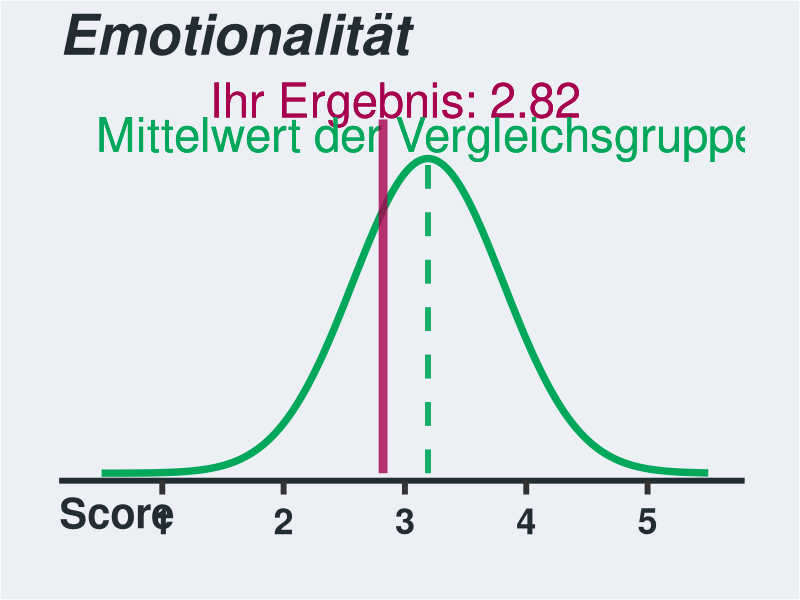

R code for this plot:
library(ggplot2)
library(tidyverse)

mean <- 3.19
sd <- 0.62
xintercept <- 2.82
y <- dnorm(mean, mean, sd)
y

perc_10 <- qnorm(0.1, mean, sd)
perc_90 <- qnorm(0.9, mean, sd)
perc_10
perc_90

insert_minor <- function(major_labs, n_minor) {labs <-
  c( sapply( major_labs, function(x) c(x, rep("", 4) ) ) )
labs[1:(length(labs)-n_minor)]}

ggplot(data = data.frame(x = c(0, 6)), aes(x)) +
        stat_function(fun = dnorm, n = 1126, args = list(mean = mean, sd = sd), size = 2.5, color = "#01A75A") +
        #geom_vline(aes(xintercept = mean)) +
        #geom_vline(aes(xintercept = xintercept), color = "#A7004E", size = 2) +
  geom_segment(aes(x = mean, xend = mean, y = 0, yend = y), linetype = "dashed", color = "#01A75A", size = 2, alpha = 0.7) +
  scale_x_continuous(expand = c(0.05, 0.1, 0.05, 0.05), limits = c(0.5, 5.5),
                     breaks = seq(1, 5, by = 1)) +
  scale_y_continuous(expand = c(0.02, 0, 0, 0.05)) +
  theme_classic() +
  theme(axis.line.x = element_line(size = 2, color = "#222D32"),
        axis.line.y = element_blank(),
        axis.text.x = element_text(size = 26, margin = margin(10, 0, 0, 0, "pt"), face = "bold", color = "#222D32"),
        axis.text.y = element_blank(),
        axis.title.x = element_text(size = 30, face = "bold", color = "#222D32",
                                    hjust = -0.0, vjust = 5.8
                                    ),
        axis.title.y = element_blank(),
        axis.ticks.length.x = grid::unit(10, "pt"),
        axis.ticks.x = element_line(size = 2),
        axis.ticks.y = element_blank(),
        plot.margin = margin(10, 40, 10, 40, "pt"),
        plot.title = element_text(size = 40, face = "bold.italic", color = "#222D32"),
        panel.background = element_rect(fill = "#ECF0F5"),
        plot.background = element_rect(fill = "#ECF0F5")
        ) +
  geom_text(aes(x = xintercept+0.1, y = y+0.12, label = paste0("Ihr Ergebnis: ", xintercept)),
            size = 12, color = "#A7004E", ) +
  geom_text(aes(x = mean, y = y+0.05, label = "Mittelwert der Vergleichsgruppe"),
            size = 12, color = "#01A75A", ) +
  annotate("segment", x = xintercept, xend = xintercept, y = 0, yend = y+0.08,
           color = "#A7004E", size = 3, alpha = 0.8) +
  xlab("Score") +
  ggtitle("Emotionalität")



## Pseudo Box Plot
comparison_study <- read.csv("Student_Sample_mean_sd_n1126.csv")
comparison_study$factor <- factor(comparison_study$factor, levels = c("Ehrlichkeit - Demut", "Emotionalität",
                                                                      "Extraversion", "Verträglichkeit",
                                                                      "Gewissenhaftigkeit", "Offenheit für Erfahrungen",
                                                                      "Altruism"))
comparison_study_percentile <- comparison_study %>%
                                mutate(perc_10 = qnorm(0.1, mean = total_mean_self, sd = total_sd_self),
                                       perc_90 = qnorm(0.9, mean = total_mean_self, sd = total_sd_self))

#perc_10 <- qnorm(0.1, mean, sd)
#perc_90 <- qnorm(0.9, mean, sd)

#df_rect <- data.frame(x = c(perc_10, perc_10, perc_90, perc_90))

box_plot <- ggplot(comparison_study_percentile) +
  geom_rect(aes(xmin = perc_10, xmax = perc_90, ymin = 0, ymax = 0.3), fill = "#B6E5CF",  alpha = 0.9) +
  geom_segment(aes(x = total_mean_self, xend = total_mean_self, y = 0, yend = 0.3), linetype = "solid",
               color = "#01A75A", size = 2, alpha = 0.7) +
  geom_point(aes(x = xintercept, y = 0.15), color = "#A7004E", size = 10) +
  facet_wrap(~factor, strip.position = "left", ncol = 1) +
  scale_x_continuous(limits = c(1, 5), position = "top",
                     breaks = seq(1, 5, by = 1)) +
  scale_y_continuous(expand = c(0, 0), limits = c(0, 0.3)) +
  theme_classic() +
    theme(axis.line.x = element_blank(),
          axis.line.y = element_blank(),
          axis.text.x = element_text(size = 22, margin = margin(10, 0, 0, 0, "pt"), face = "bold", color = "#222D32"),
          axis.text.y = element_blank(),
          axis.title.x = element_blank(),#element_text(size = 30, face = "bold", color = "#222D32",
                                      #hjust = -0.0, vjust = 5.8
          #),
          axis.title.y = element_blank(),
          axis.ticks.length.x = grid::unit(10, "pt"),
          axis.ticks.x = element_blank(),
          axis.ticks.y = element_blank(),
          plot.margin = margin(10, 40, 10, 40, "pt"),
          plot.title = element_text(size = 40, face = "bold.italic", color = "#222D32"),
          panel.background = element_rect(fill = "#ECF0F5"),
          plot.background = element_rect(fill = "#ECF0F5"),
          panel.grid.major.x = element_line(linetype = "solid", size = 0.5, color = "grey"),
          strip.background = element_rect(fill = "#ECF0F5", color = "#ECF0F5"),
          #strip.placement = "outside",
          strip.text.y.left = element_text(angle = 0, size = 16, face = "bold", hjust = 0)
    ) #+
  #xlab("Score") +
  #ggtitle("Ehrlickeit-Demut")



# ToothGrowth
# head(ToothGrowth)
#
# ggplot(ToothGrowth, aes(x=dose, y=len)) +
#   geom_boxplot() +
#   coord_flip()
#
# names=c(rep("A", 20) , rep("B", 8) , rep("C", 30), rep("D", 80))
# value=c( sample(2:5, 20 , replace=T) , sample(4:10, 8 , replace=T), sample(1:7, 30 , replace=T), sample(3:8, 80 , replace=T) )
# data=data.frame(names,value)
#
# ggplot(data, aes(x=names, y=value, fill=names)) +
#   geom_boxplot(alpha=0.7) +
#   stat_summary(fun.y=mean, geom="point", shape=20, size=14, color="red", fill="red") +
#   theme(legend.position="none") +
#   scale_fill_brewer(palette="Set1")
#
# data_box
# y_box <- c(1:5)
# x_box <- rep("A", 5)
# data_box <- data.frame(x_box, y_box)
#
# ggplot(data_box, aes(x = x_box, y = y_box)) +
#   geom_boxplot() +
#   coord_flip()

